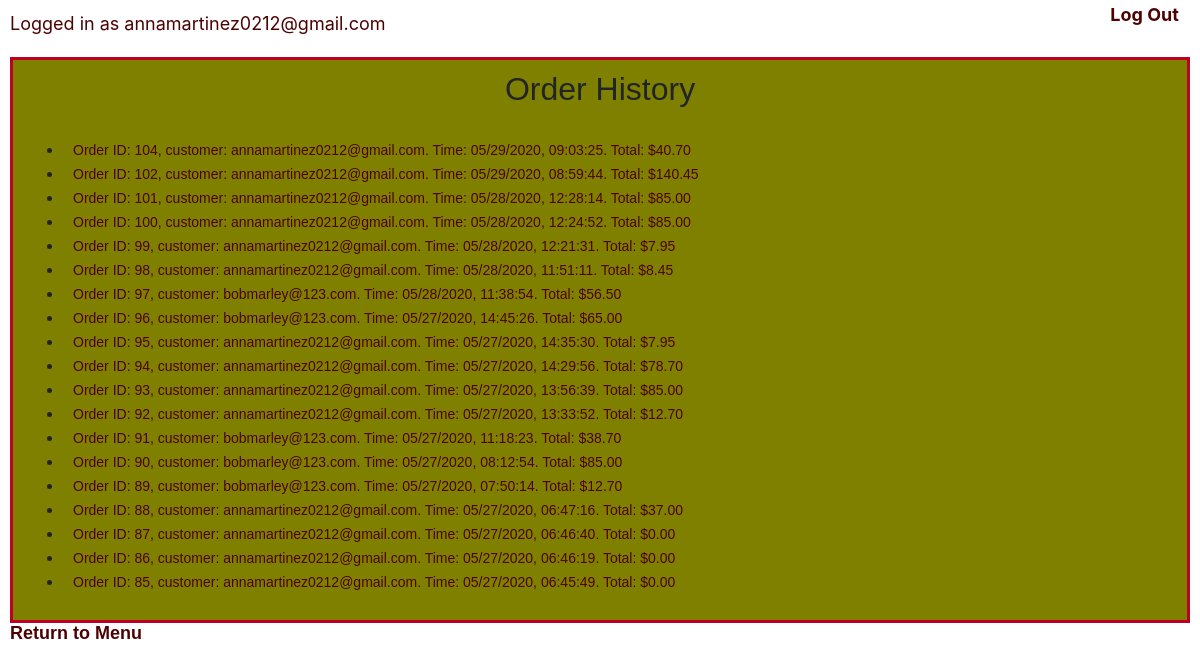
/order_history (signed in), run on an earlier commit of the app's database.
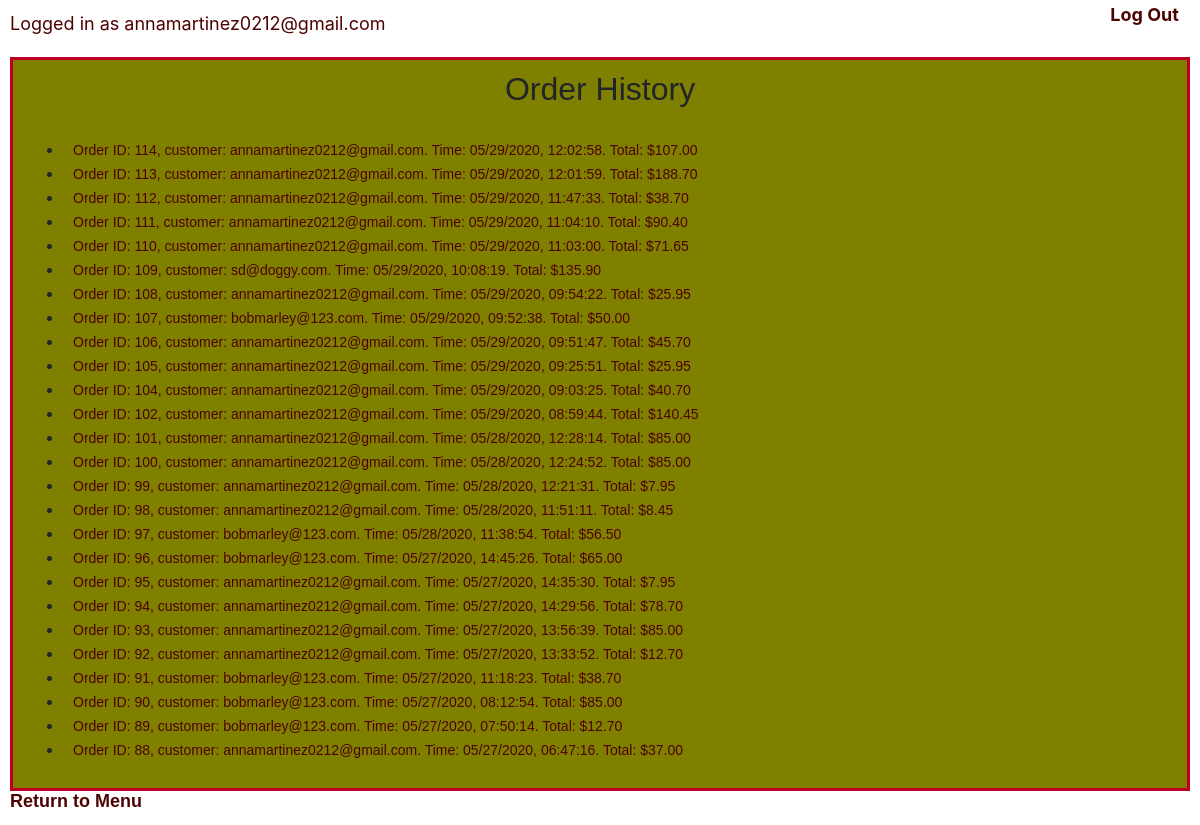
And on a later commit of the database.
### orders/models.py (models this page shows)
class Order(models.Model):
  order_id = models.AutoField(primary_key=True)
  customer = models.ForeignKey(settings.AUTH_USER_MODEL, on_delete=models.DO_NOTHING, related_name="active_customer")#can ditch rel name?
  time = models.DateTimeField(auto_now_add=True)
  total = models.DecimalField(max_digits=7, decimal_places=2, default=0)
  def __str__(self):
    time = self.time.strftime("%m/%d/%Y, %H:%M:%S")
    return f"Order ID: {self.order_id}, customer: {self.customer}. Time: {time}. Total: ${self.total}"

### orders/views.py (the view)
# urls.py: path("order_history", views.order_history, name="order_history"),
@login_required
@staff_member_required
def order_history(request):
  orders = Order.objects.all().order_by('-time')
  context = {
    "title": "Order History",
    "orders": orders
  }
  return render(request, "pizza/order_history.html", context)

### orders/context_processors.py (called while the page is built)
def customer_processor(request):
 customer = request.user
 return {'customer': customer}

### orders/templates/pizza/order_history.html (shortened to what this page needs)
{% extends "pizza/innerlayout.html" %}
{% block body %}
<div class="callout">
  <h2>{{title}}</h2>
  <br>
<ul>
  {% for o in orders %}
  <li>
    <a class="listfont" href="{% url 'order_info' o.order_id %}">{{o}}</a>
    </li>
  {% endfor %}
</ul>
  <a class="navigation-left" href="{% url 'index' %}" >Return to Menu</a>
</div>
{% endblock %}

### orders/templates/pizza/innerlayout.html (shortened to what this page needs)
<!DOCTYPE html>
<html lang="en">
  <head>
    {% load static %}
    <link href="https://stackpath.bootstrapcdn.com/bootstrap/4.4.1/css/bootstrap.min.css" rel="stylesheet">
    <link href="{% static 'pizza/inner.css' %}" rel="stylesheet">
  </head>
<table width="100%">
  <tr>
    <td align="left" name="user" class="loggedin">Logged in as {{customer}}
    </td>
    <td align="right"><a class="navigation" align="right" href="{% url 'logout' %}" name="logout">  Log Out</a></td>
  </tr>
</table>
  <body class="text-center">
    {% block body %}
    {% endblock %}
  </body>
</html>

### orders/static/pizza/inner.css (style rules this page uses)
h1,h2 { text-align: center; font-family: Verdana,Arial,Helvetica,sans-serif; margin: 0; }
div.callout { font-family: Verdana,Arial,Helvetica,sans-serif; font-size: 1.25em; text-align: center; border: medium solid #be0027; background-color: olive; margin: 0.5em; padding: 0.5em; }
td { width:auto; padding-right: 0.7em; }
div.callout ul { font-size: 80%; text-align: left; }
.navigation-left { position: absolute; left: 0px; width: 300px; padding: 10px; color:#4d0202; font-size: 18px; font-weight: bold; text-align:left; }
.navigation { padding: 10px; color:#4d0202; font-size: 18px; font-weight: bold; }
.loggedin { padding: 10px; color:#4d0202; font-size: 18px; }
.listfont { padding: 10px; color:#4d0202; font-size: 14px; }
td { vertical-align: top }

What changed in the data, as far as the page shows it:
removed Order: time+order_id+customer "Order ID: 87, customer: annamartinez0212@gmail.com. Time: 05/27/2020, 06:46:40. Total: $0.00"
removed Order: time+order_id+customer "Order ID: 86, customer: annamartinez0212@gmail.com. Time: 05/27/2020, 06:46:19. Total: $0.00"
removed Order: time+order_id+customer "Order ID: 85, customer: annamartinez0212@gmail.com. Time: 05/27/2020, 06:45:49. Total: $0.00"
added Order: time+order_id+customer "Order ID: 114, customer: annamartinez0212@gmail.com. Time: 05/29/2020, 12:02:58. Total: $107.00"
added Order: time+order_id+customer "Order ID: 113, customer: annamartinez0212@gmail.com. Time: 05/29/2020, 12:01:59. Total: $188.70"
added Order: time+order_id+customer "Order ID: 112, customer: annamartinez0212@gmail.com. Time: 05/29/2020, 11:47:33. Total: $38.70"
added Order: time+order_id+customer "Order ID: 111, customer: annamartinez0212@gmail.com. Time: 05/29/2020, 11:04:10. Total: $90.40"
added Order: time+order_id+customer "Order ID: 110, customer: annamartinez0212@gmail.com. Time: 05/29/2020, 11:03:00. Total: $71.65"
added Order: time+order_id+customer "Order ID: 109, customer: sd@doggy.com. Time: 05/29/2020, 10:08:19. Total: $135.90"
added Order: time+order_id+customer "Order ID: 108, customer: annamartinez0212@gmail.com. Time: 05/29/2020, 09:54:22. Total: $25.95"
added Order: time+order_id+customer "Order ID: 107, customer: bobmarley@123.com. Time: 05/29/2020, 09:52:38. Total: $50.00"
added Order: time+order_id+customer "Order ID: 106, customer: annamartinez0212@gmail.com. Time: 05/29/2020, 09:51:47. Total: $45.70"
added Order: time+order_id+customer "Order ID: 105, customer: annamartinez0212@gmail.com. Time: 05/29/2020, 09:25:51. Total: $25.95"
